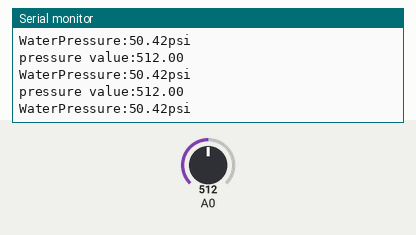
The sketch below on a simulated Arduino Uno, built with avr-gcc and run on an emulated ATmega328P. Parts: the last lines printed to the serial monitor. The inputs (shaded band) are chosen by the test bench; at power-on: A0 = 512.

Above: at 4.2 s.
4.3 s: A0 set to 110
At 4.72 s:
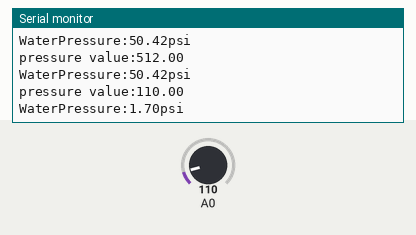
7.3 s: A0 set to 94
At 7.48 s:
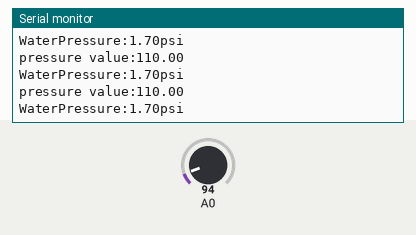
Timing chart, 0 to 10.3 s (numbered marks = the images above; inputs shaded):
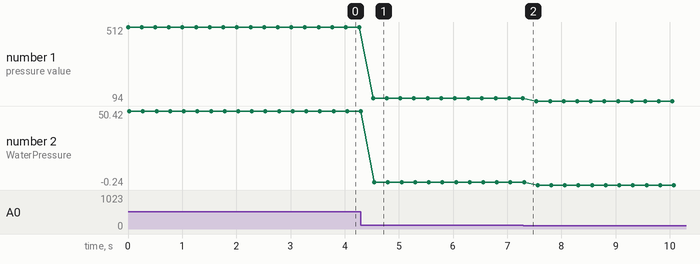

Measured:
- after the input at 4.3 s, the serial monitor: prints a new line after 0.22 s (image 1)
- plotted number 1: 512 → 110 after the input at 4.3 s, 110 → 94 after the input at 7.3 s
- plotted number 2: 50.42 → 1.7 after the input at 4.3 s, 1.7 → -0.24 after the input at 7.3 s

The sketch:

sketch_feb11a.ino
```cpp
#include <Adafruit_Sensor.h>
#include <Adafruit_ADXL345_U.h>
#include <Adafruit_BMP085.h>
#define seaLevelPressure_hPa 1013.25

#include <Wire.h>

const int pressureInput = A0;
const int pressureZero = 96.4;
const int pressureMax = 921.6;
const int pressuretransducermaxPSI = 100;
const int sensorreadDelay = 250;

float pressureValue = 0;

const int cameraTriggerPin = 6;
Adafruit_BMP085 bmp;
float x_acceleration = 0;
int going = 0;
Adafruit_ADXL345_Unified accel = Adafruit_ADXL345_Unified();

/*
The setup method sets up both the bmp and accelerometer and also indicates the serial to begin recording
*/
void setup() {
  Serial.begin(9600);
  // pinMode(cameraTriggerPin,OUTPUT);
  // if (!accel.begin()) {
  //   Serial.println("No accelerometer detected");
  //   while(1){}
  // }
  // if (!bmp.begin()) {
  // Serial.println("Could not find a valid BMP085 sensor, check wiring!");
  // while (1) {}
  // }
}
/*
The loop gets the acceleration and if the acceleration is over a certain value than it stays in the loop
all the while printing out the bmp data.
*/
void loop() {
  // float a = getYAcceleration();
  // printData();
  readWaterSensor();
  // delay(100);
  // while(a>2.00) {
  //   startCamera();
  //   printData();
  //   readWaterSensor();
  //   a = getYAcceleration();
  // }
  // if (going == 1) {
  //   delay(100);
  //   endCamera();
  // }
}
/*
Given that the same signal is used to start and end the recording from the camera, we simply call the signal method
which will send this signal.
*/
void startCamera() {
  going = 1;
  signal();
}
/*
The endCamera() function is exactly the same as the startCamera, but we use it for increased organization and clarity
*/
void endCamera() {
  going = 0;
  signal();
}
/*
The signal function sends a pulse to the camera for 200ms which should toggle the camera. Still have to test the duration
that the signal should be sent for.
*/
void signal() {
  digitalWrite(cameraTriggerPin,HIGH);
  delay(200);
  digitalWrite(cameraTriggerPin,LOW);
}
/*
Gets the y acceleration by using the adafruits library.
*/
float getYAcceleration() {
  sensors_event_t event;
  accel.getEvent(&event);
  Serial.print("a_x:");
  Serial.println(event.acceleration.x);
  Serial.print("a_y:");
  Serial.println(event.acceleration.y);
  Serial.print("a_z:");
  Serial.println(event.acceleration.z);
  return event.acceleration.x;
}
/*
This is called to to print the data recorded by the bmp.
*/
void printData() {
  // for the pressure and temperature sensor
  Serial.print("Temperature:");
  Serial.print(bmp.readTemperature());
  Serial.println(" *C");

  Serial.print("Pressure:");
  Serial.print(bmp.readPressure());
  Serial.println(" Pa");

  // use delay 1 for every 10 ms as stated by maddy
  Serial.println();
}

void readWaterSensor() {
  pressureValue = analogRead(A0);
  Serial.print("pressure value:");
  Serial.println(pressureValue);
  pressureValue = ((pressureValue-pressureZero)*pressuretransducermaxPSI)/(pressureMax-pressureZero);
  Serial.print("WaterPressure:");
  Serial.print(pressureValue);
  Serial.println("psi");
  delay(250);
}
```
